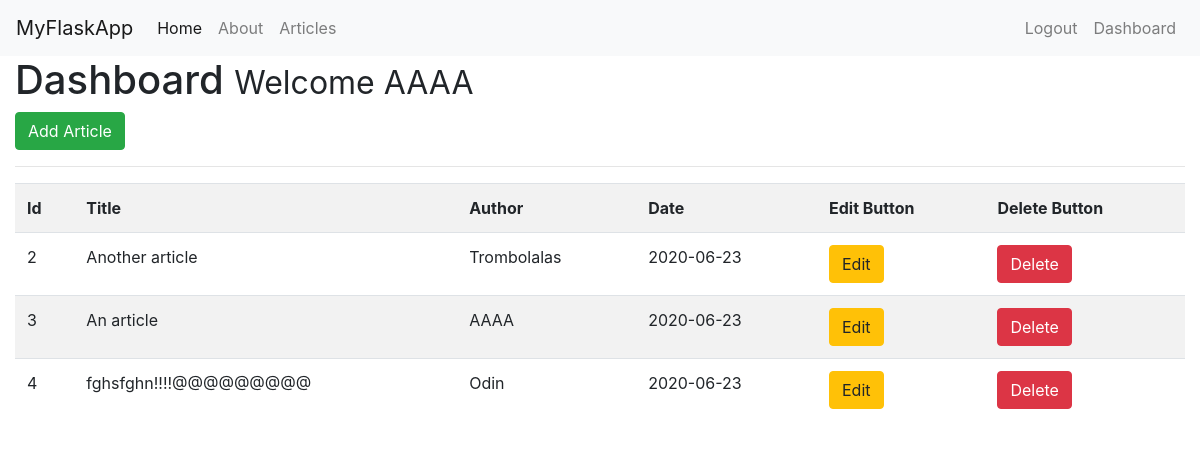
The app's page /dashboard (signed in) with its own data.
### flaskapp/models.py (models this page shows, shortened)
class User(db.Model):
    id = db.Column(db.Integer, primary_key=True)
    name = db.Column(db.String(100), unique=True, nullable=False)
    email = db.Column(db.String(100), unique=True, nullable=False)
    username = db.Column(db.String(100), unique=True, nullable=False)
    password = db.Column(db.String(100), nullable=False)
    articles = db.relationship('Article', backref='author', lazy=True)

class Article(db.Model):
    id = db.Column(db.Integer, primary_key=True)
    title = db.Column(db.String(100), unique=True)
    body = db.Column(db.String, nullable=False)
    creation_date = db.Column(
        db.DateTime, nullable=False, default=datetime.datetime.utcnow)
    user_id = db.Column(db.Integer, db.ForeignKey('user.id'), nullable=False)

### flaskapp/main/routes.py (the view)
@main.route('/dashboard')
@login_required
def dashboard():
    articles = Article.query.all()
    if articles:
        return render_template('dashboard.html', articles=articles)
    else:
        msg = 'No articles found'
        return render_template('dashboard.html', msg=msg)

### flaskapp/main/routes.py (called while the page is built)
def login_required(f):
    @wraps(f)
    def decorated_function(*args, **kwargs):
        if 'logged_in' in session:
            return f(*args, **kwargs)
        else:
            flash('Unauthorized, please login', 'danger')
            return redirect(url_for('users.login'))
    return decorated_function

### flaskapp/templates/dashboard.html (shortened to what this page needs)
{% extends 'layout.html' %}
{% block body %}
    <h1>Dashboard
        <small>Welcome
            {{ session.username }}</small>
    </h1>
    <a href="/add_article" class="btn btn-success">Add Article</a>
    <hr>
        <table class="table table-striped">
            <tr>
                <th>Id</th>
                <th>Title</th>
                <th>Author</th>
                <th>Date</th>
                <th>Edit Button</th>
                <th>Delete Button</th>
            </tr>
            {% for article in articles %}
                <tr>
                    <td>{{ article.id }}</td>
                    <td>{{ article.title }}</td>
                    <td>{{ article.author.username }}</td>
                    <td>{{ article.creation_date.strftime('%Y-%m-%d') }}</td>
                    <td>
                        <a href="edit_article/{{ article.id }}" class="btn btn-warning pull-right">Edit</a>
                    </td>
                    <td>
                        <form action="{{ url_for('articles.delete_article', id = article.id) }}" method="POST">
                                <input type="submit" value="Delete" class="btn btn-danger"></form>
                            </td>
                        </tr>
                    {% endfor %}
                </table>
            {% endblock %}

### records on screen
User: username "AAAA"
Article: id "2", title "Another article", author.username "Trombolalas", creation_date "2020-06-23"
Article: id "3", title "An article", author.username "AAAA", creation_date "2020-06-23"
Article: id "4", title "fghsfghn!!!!@@@@@@@@@", author.username "Odin", creation_date "2020-06-23"
